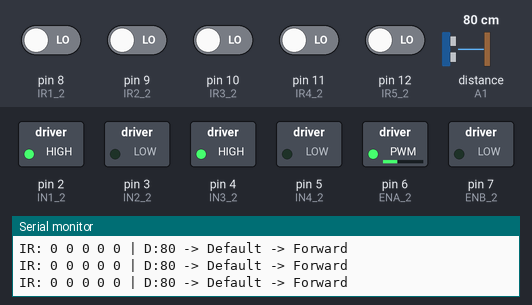
This sketch was run on a simulated Arduino Uno, built with avr-gcc and run on an emulated ATmega328P. Shown: switched loads named in the sketch (green lamp = pin HIGH), the last lines printed to the serial monitor. Wiring (inferred from the names in the program): ultrasonic range finder: trigger A0; echo A1. The inputs (shaded band) are chosen by the test bench; at power-on: pin 8 (IR1_2), pin 9 (IR2_2), pin 10 (IR3_2), pin 11 (IR4_2), pin 12 (IR5_2) LOW, distance to the obstacle (sensor on A1) 80 cm. The echo pulse lasts 58.3 µs per cm; pins used as bus, display or sensor lines are not drawn.

Above: at 1.2 s.
1.3 s: distance to the obstacle (sensor on A1) set to 18 cm
4.3 s: distance to the obstacle (sensor on A1) set to 14 cm
At 4.9 s:
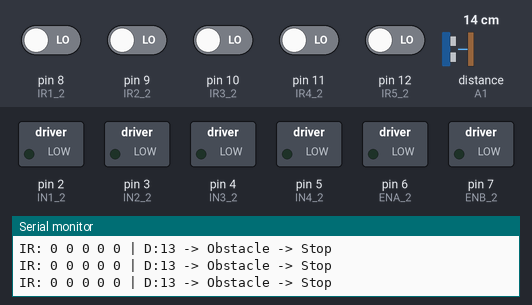
Timing chart, 0 to 7.3 s (numbered marks = the images above; inputs shaded):
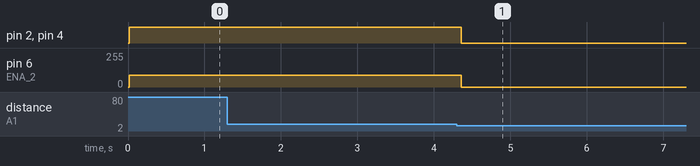

The sketch:

obstacle_lfr.ino
```cpp
// ======================================================
//  ROBOT 2: LINE FOLLOWER + ULTRASONIC OBSTACLE AVOID
// ======================================================

const int IN1_2 = 2;
const int IN2_2 = 3;
const int IN3_2 = 4;
const int IN4_2 = 5;
const int ENA_2 = 6;
const int ENB_2 = 7;

int IR1_2 = 8;
int IR2_2 = 9;
int IR3_2 = 10;
int IR4_2 = 11;
int IR5_2 = 12;

const int TRIG = A0;
const int ECHO = A1;

int baseSpeed2 = 90;
long OBST_DIST = 15; // cm

void setup() {
  pinMode(IN1_2, OUTPUT);
  pinMode(IN2_2, OUTPUT);
  pinMode(IN3_2, OUTPUT);
  pinMode(IN4_2, OUTPUT);
  pinMode(ENA_2, OUTPUT);
  pinMode(ENB_2, OUTPUT);

  pinMode(IR1_2, INPUT);
  pinMode(IR2_2, INPUT);
  pinMode(IR3_2, INPUT);
  pinMode(IR4_2, INPUT);
  pinMode(IR5_2, INPUT);

  pinMode(TRIG, OUTPUT);
  pinMode(ECHO, INPUT);

  Serial.begin(9600);
  Serial.println("ROBOT 2: LINE + OBSTACLE STARTED...");
}

void setSpeed2(int left, int right) {
  left  = constrain(left, 0, 255);
  right = constrain(right, 0, 255);
  analogWrite(ENA_2, left);
  analogWrite(ENB_2, right);
}

void forward2() {
  digitalWrite(IN1_2, HIGH);
  digitalWrite(IN2_2, LOW);
  digitalWrite(IN3_2, HIGH);
  digitalWrite(IN4_2, LOW);
  setSpeed2(baseSpeed2, baseSpeed2);
}

void stopMotors2() {
  digitalWrite(IN1_2, LOW);
  digitalWrite(IN2_2, LOW);
  digitalWrite(IN3_2, LOW);
  digitalWrite(IN4_2, LOW);
  setSpeed2(0, 0);
}

void slightLeft2() {
  digitalWrite(IN1_2, HIGH);
  digitalWrite(IN2_2, LOW);
  digitalWrite(IN3_2, HIGH);
  digitalWrite(IN4_2, LOW);
  setSpeed2(70, 110);
}

void slightRight2() {
  digitalWrite(IN1_2, HIGH);
  digitalWrite(IN2_2, LOW);
  digitalWrite(IN3_2, HIGH);
  digitalWrite(IN4_2, LOW);
  setSpeed2(110, 70);
}

long measureDistance() {
  digitalWrite(TRIG, LOW);
  delayMicroseconds(2);
  digitalWrite(TRIG, HIGH);
  delayMicroseconds(10);
  digitalWrite(TRIG, LOW);

  long duration = pulseIn(ECHO, HIGH, 30000);
  if (duration == 0) return 999;
  return duration / 58;
}

// OPTIONAL keyboard
void handleKey2(char c) {
  if (c == 'w') forward2();
  else if (c == 's') stopMotors2();
}

void loop() {
  int s1 = digitalRead(IR1_2);
  int s2 = digitalRead(IR2_2);
  int s3 = digitalRead(IR3_2);
  int s4 = digitalRead(IR4_2);
  int s5 = digitalRead(IR5_2);

  long dist = measureDistance();

  Serial.print("IR: ");
  Serial.print(s1); Serial.print(" ");
  Serial.print(s2); Serial.print(" ");
  Serial.print(s3); Serial.print(" ");
  Serial.print(s4); Serial.print(" ");
  Serial.print(s5);
  Serial.print(" | D:");
  Serial.print(dist);
  Serial.print(" -> ");

  if (dist < OBST_DIST) {
    Serial.println("Obstacle -> Stop");
    stopMotors2();
  } else {
    // simple line logic (same as robot 1 short version)
    if (s2 == 1 && s3 == 1 && s4 == 1) {
      Serial.println("Straight");
      forward2();
    } else if (s1 == 1 && s2 == 1) {
      Serial.println("Left");
      slightLeft2();
    } else if (s4 == 1 && s5 == 1) {
      Serial.println("Right");
      slightRight2();
    } else {
      Serial.println("Default -> Forward");
      forward2();
    }
  }

  // OPTIONAL KEYBOARD
  /*
  if (Serial.available()) {
    char c = Serial.read();
    handleKey2(c);
  }
  */

  delay(5);
}
```

Measured:
- the behaviour switches between 16 and 15 cm on distance to the obstacle (sensor on A1) (found by bisection; images 0 and 1)
- after the input at 4.3 s, pin 2 (IN1_2), pin 4 (IN3_2): HIGH → LOW after 0.06 s; pin 6 (ENA_2): 90/255 → 0/255 after 0.06 s
